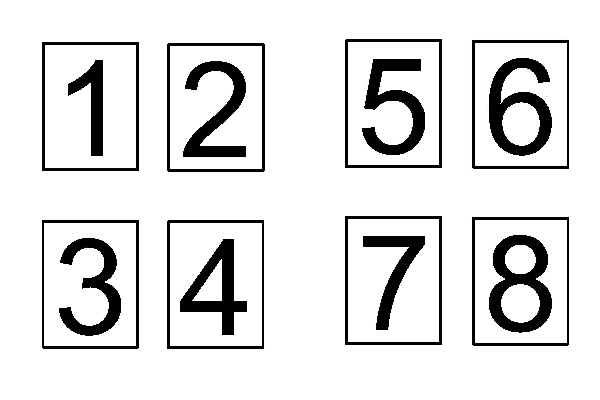
#> input picture raspberrypi_dev/img_detect/dev/image/template_img_dir/num_template.jpg, 600 x 400 px
$ python pre_template_deal.py
#> lines starting #> are read from the running program, lines starting #| are printed output that depends on the picture; after the words box and inside, x2 and y2 are one past the last pixel; in counts of white or black regions, pixels touching at a corner belong together
import cv2
import os.path as osp
import numpy as np


def cv_show(img):
    cv2.imshow('image', img)
    cv2.waitKey(0)
    cv2.destroyAllWindows()

# 路径定义
script_dir = osp.dirname(__file__)
parent_dir = osp.dirname(script_dir)
img_dir = osp.join(parent_dir, 'image')
template_dir = osp.join(img_dir, 'template_img_dir')


#####################################################################
# 思路：    step 1 边缘检测
#           step 2 读取模板轮廓的矩形坐标
#           step 3 生成模板字典
#####################################################################


thresh_img = cv2.imread(osp.join(template_dir, 'num_template.jpg'),cv2.IMREAD_GRAYSCALE)
#> thresh_img is the input picture: shape (400, 600); min 0, max 255, mean 224.5
print('二值化模板图像已读取')

# 高斯滤波
blur_kernel = (5,5) #卷积核
blur_img = cv2.GaussianBlur(thresh_img, blur_kernel, 0)
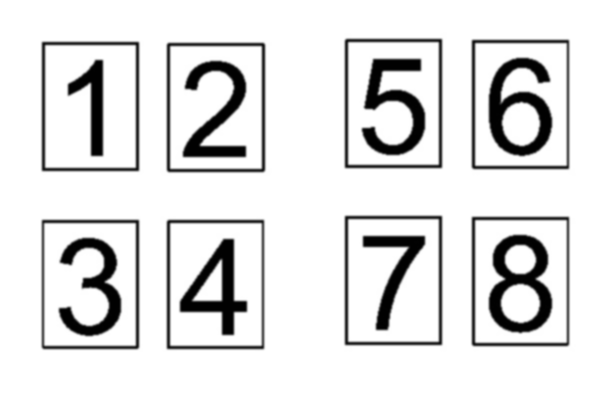
#> blur_img: shape (400, 600); min 1, max 255, mean 224.5

# 二值化
ret, thresh_img = cv2.threshold(blur_img, 100, 255, cv2.THRESH_BINARY)
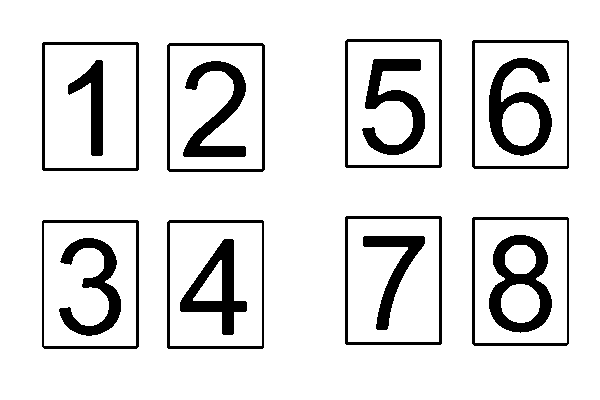
#> thresh_img: shape (400, 600); 88.3% white; 16 black regions, largest, box (x1, y1, x2, y2) and area: (489, 235, 552, 333) 2809, (489, 58, 552, 156) 2734, (362, 59, 425, 155) 2530

edged_img = cv2.Canny(blur_img, 75, 200) # 边缘低阈值75和高阈值200
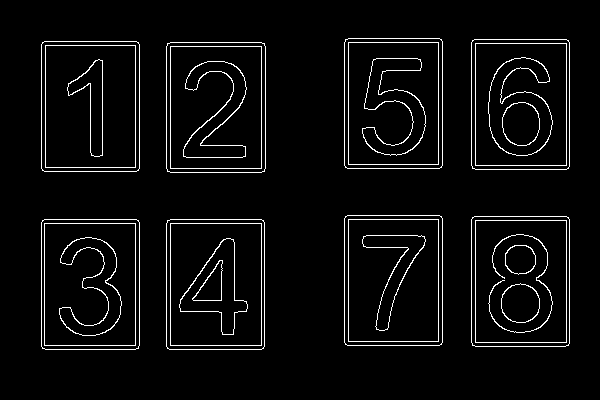
#> edged_img: shape (400, 600); 4.5% white in thin lines or dots, all inside (x1, y1, x2, y2) = (41, 38, 570, 350)

# 轮廓检测
template_contours, hierarchy = cv2.findContours(edged_img, cv2.RETR_EXTERNAL, cv2.CHAIN_APPROX_SIMPLE)
#> template_contours = 8 contours; box (x1, y1, x2, y2) and area: (166, 42, 266, 173) 12846, (344, 215, 443, 346) 12724, (41, 41, 140, 172) 12724, (166, 219, 265, 350) 12722, (471, 39, 570, 170) 12722, (344, 38, 443, 169) 12722, (41, 219, 140, 350) 12721, (471, 216, 570, 347) 12721


contours_img = cv2.drawContours(thresh_img, template_contours, -1, (0, 0, 255), 3)
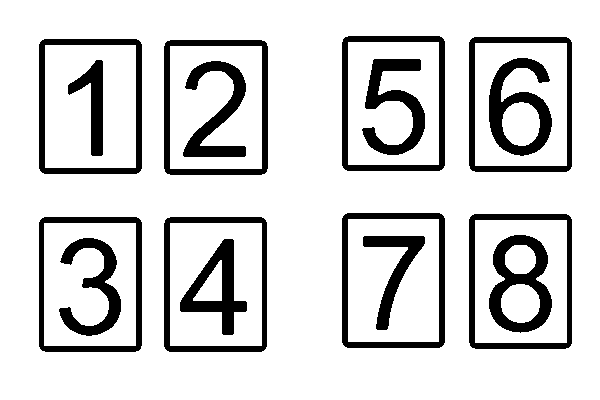
#> contours_img: shape (400, 600); 83.8% white; 16 black regions, largest, box (x1, y1, x2, y2) and area: (489, 235, 552, 333) 2809, (489, 58, 552, 156) 2734, (164, 40, 268, 175) 2668
cv_show(contours_img)
print(template_contours)
#> (printed output is left out)
# 读取模板轮廓的矩形坐标
x, y, w, h = cv2.boundingRect(template_contours[6])
#> x = 471; y = 39; w = 99; h = 131
marked_img = cv2.rectangle(contours_img, (x, y), (x+w, y+h), (255, 0, 255), 3)
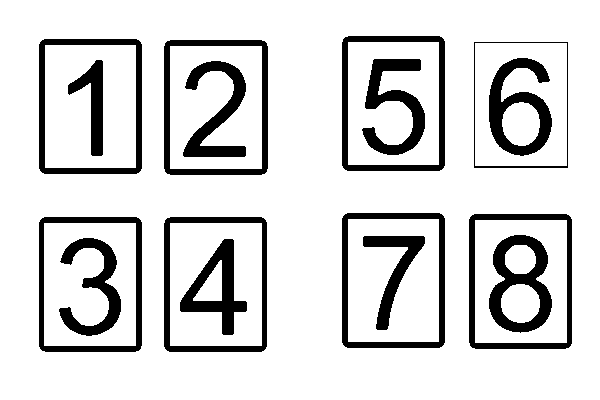
#> marked_img: shape (400, 600); 84.6% white; 16 black regions, largest, box (x1, y1, x2, y2) and area: (489, 235, 552, 333) 2809, (489, 58, 552, 156) 2734, (164, 40, 268, 175) 2668
cv_show(marked_img)

print(f'检测到{len(template_contours)}个轮廓')
#| 检测到8个轮廓
